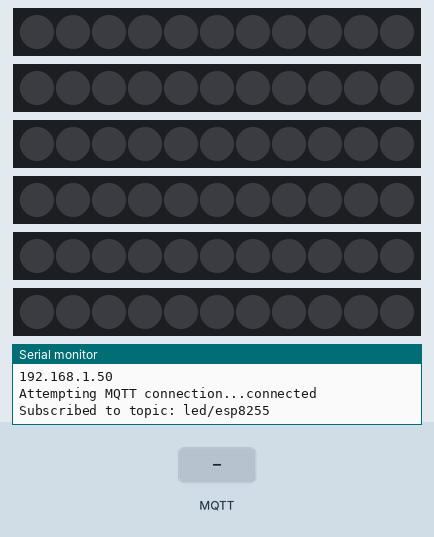
This sketch was run on a simulated ESP8266 (NodeMCU). Shown: 6 × 11 RGB LEDs in strip order, left to right, the last lines printed to the serial monitor. The inputs (shaded band) are chosen by the test bench. WiFi joins after 1.5 s; servers stay silent unless stated; no MQTT or app messages arrive unless stated.

Above: at 2.7 s.
2.8 s: MQTT message "on" arrives on the first subscribed topic
4.3 s: MQTT message "off" arrives on the first subscribed topic
At 5.3 s:
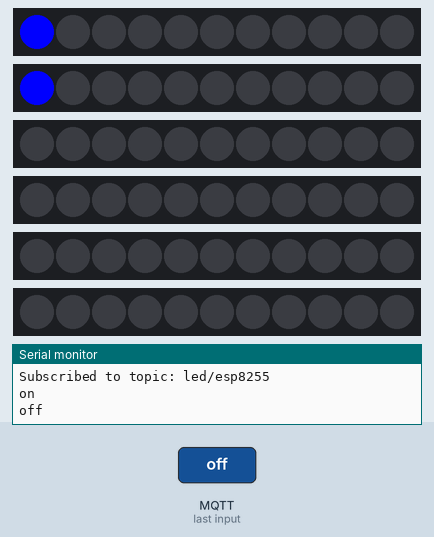
5.8 s: MQTT message "5" arrives on the first subscribed topic
At 6.5 s:
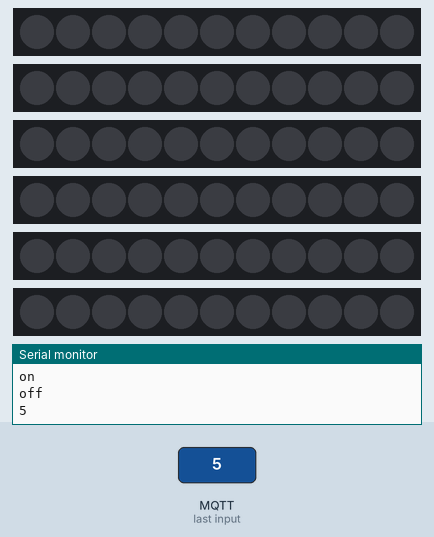
7.3 s: MQTT message "90" arrives on the first subscribed topic
8.8 s: MQTT message "200" arrives on the first subscribed topic
10.3 s: MQTT message "1" arrives on the first subscribed topic
Timing chart, 0 to 12.8 s (numbered marks = the images above; inputs shaded):
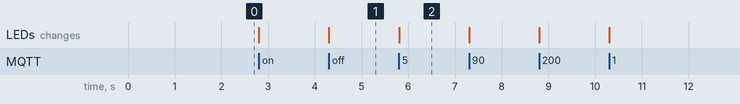

Measured:
- after the input at 4.3 s, the LEDs: change at once (image 1)
- after the input at 5.8 s, the LEDs: change at once (image 2)

The sketch:

LED.ino
```cpp
#define FASTLED_ESP8266_RAW_PIN_ORDER
#define FASTLED_ESP8266_NODEMCU_PIN_ORDER
#define FASTLED_ALLOW_INTERRUPTS 0

#define FASTLED_SPI_DEVICE 1
#define FASTLED_SPI_BYTE_ORDER 0
#define FASTLED_SPI_BIT_ORDER 1
#define FASTLED_USE_SPI 1

#define FASTLED_DATA_RATE_KHZ 1000
#define FASTLED_SPI_CLOCK_MHZ 26
#define FASTLED_HAVE_HWSPI


#include <ESP8266WiFi.h>
#include <PubSubClient.h>
#include <FastLED.h>

#define DATA_PIN 4
#define NUM_LEDS 11

CRGB leds[NUM_LEDS];

const char* ssid = "zababulin";
const char* password = "12345678";
const char* mqtt_server = "broker.emqx.io";
const char* client_id = "esp8255";

WiFiClient espClient;
PubSubClient client(espClient);

void setup_wifi() {
  delay(10);
  Serial.println();
  Serial.print("Connecting to ");
  Serial.println(ssid);
  WiFi.begin(ssid, password);
  while (WiFi.status() != WL_CONNECTED) {
    delay(500);
    Serial.print(".");
  }
  Serial.println("");
  Serial.println("WiFi connected");
  Serial.println("IP address: ");
  Serial.println(WiFi.localIP());
}

void callback(char* topic, byte* payload, unsigned int length) {
  // Serial.print("Message arrived [");
  // Serial.print(topic);
  // Serial.print("] ");
  String colorString = "";
  for (int i = 0; i < length; i++) {
    colorString += (char)payload[i];
  }
  FastLED.addLeds<WS2812B, DATA_PIN, GRB>(leds, NUM_LEDS);

  Serial.println(colorString);
 for (int i = 0; i < NUM_LEDS; i++) {
    String colorCode = colorString.substring(i * 7 + 1, (i + 1) * 7);  // Подстрока с 1 по 6 символы каждого кода цвета
    long colorValue = strtol(colorCode.c_str(), NULL, 16);  // Преобразуем строку в цветовой код
    // Serial.print("R: ");
    // Serial.print((colorValue >> 16) & 0xFF, HEX);
    // Serial.print(", G: ");
    // Serial.print((colorValue >> 8) & 0xFF, HEX);
    // Serial.print(", B: ");
    // Serial.println(colorValue & 0xFF, HEX);
    leds[i] = CRGB((colorValue >> 16) & 0xFF, (colorValue >> 8) & 0xFF, colorValue & 0xFF);  // Извлекаем значения R, G, B из цветового кода
}
  // Serial.print(leds);s


  FastLED.show();

}

void reconnect() {
  while (!client.connected()) {
    Serial.print("Attempting MQTT connection...");
    if (client.connect(client_id)) {
      Serial.println("connected");
      client.subscribe("led/esp8255"); // Замените "your_device_name" на имя вашего устройства
      Serial.println("Subscribed to topic: led/esp8255");
    } else {
      Serial.print("failed, rc=");
      Serial.print(client.state());
      Serial.println(" try again in 5 seconds");
      delay(5000);
    }
  }
}


void setup() {
  Serial.begin(9600);
  setup_wifi();
  client.setServer(mqtt_server, 1883);
  client.setCallback(callback);
}

void loop() {
  if (!client.connected()) {
    reconnect();
  }
  client.loop();
}
```
